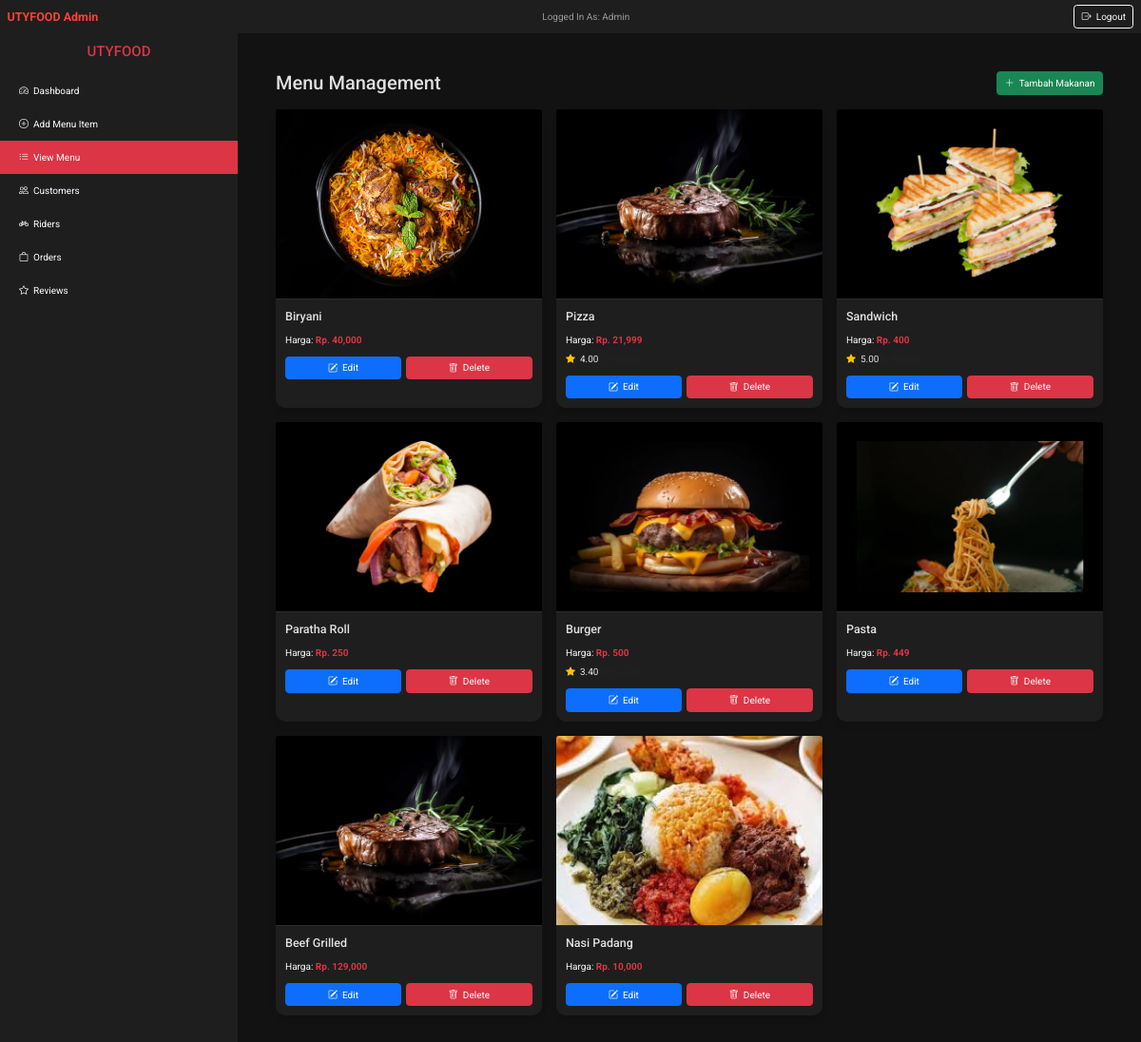
The page /admin/home (signed in) on the database its author committed.
### tables this page shows
CREATE TABLE Food
    (
        food_no          INTEGER PRIMARY KEY AUTOINCREMENT ,
        food_image       VARCHAR(300) ,
        food_price       int,
        food_title       VARCHAR (100) ,
        food_description VARCHAR (500) ,
        admin_id         int NOT NULL,
        FOREIGN KEY (ADMIN_ID) REFERENCES ADMIN(ADMIN_ID)
    );

### app.py (the view)
@app.route('/admin/home')
def admin():
    if "email" and "password" in session:
        foods = db.returnFoods()
        foodnosAndRates = db.returnAllReviewsRatesAndFoodnos()
        return render_template('admin.html', foods=foods, foodnosAndRates=foodnosAndRates)
    return redirect(url_for('adminLogin'))

### database.py (called while the page is built)
    def returnFoods(self):
        query = "SELECT * FROM Food"
        self.cur.execute(query)
        return self.cur.fetchall()

    def returnAllReviewsRatesAndFoodnos(self):
        query = """
        SELECT o.food_no, AVG(r.review_rate) as rate, COUNT(r.review_id) as count
        FROM Reviews r
        JOIN Ordered o ON r.Order_ID = o.Order_Id
        GROUP BY o.food_no
        """
        self.cur.execute(query)
        return self.cur.fetchall()

### templates/admin.html (shortened to what this page needs)
{% extends 'adminBase.html' %}
{% block body %}
<div class="content">
    <div class="d-flex justify-content-between align-items-center mb-4">
        <h2 class="mb-0">Menu Management</h2>
        <div class="d-flex gap-3">
            <a href="{{ url_for('addFood') }}" class="btn btn-success">
                <i class="bi bi-plus-lg me-2"></i>Tambah Makanan
            </a>
        </div>
    </div>
    <div class="row row-cols-1 row-cols-md-2 row-cols-lg-3 g-4">
        {% for i in range(foods|length) %}
        <div class="col">
            <div class="card h-100">
                <img src="/static/images/{{ foods[i][1] }}" class="card-img-top" alt="{{ foods[i][3] }}"
                     style="height: 200px; object-fit: cover;">
                <div class="card-body">
                    <h5 class="card-title mb-3">{{ foods[i][3] }}</h5>
                    <div class="mb-3">
                        <p class="mb-2">
                            <span class="text-light">Harga:</span>
                            <span class="text-danger fw-bold">Rp. {{ "{:,.0f}".format(foods[i][2]) }}</span>
                        </p>
                        {% for j in range(foodnosAndRates|length) %}
                        {% if foods[i][0] == foodnosAndRates[j][0] %}
                        <div class="d-flex align-items-center">
                            <div class="text-warning me-2">
                                <i class="bi bi-star-fill"></i>
                            </div>
                            <span>
                                {{ "%.2f"|format(foodnosAndRates[j][1]) }}
                                <small class="text-muted">({{ foodnosAndRates[j][2] }} reviews)</small>
                            </span>
                        </div>
                        {% endif %}
                        {% endfor %}
                    </div>
                    <div class="d-flex gap-2">
                        <button class="btn btn-primary flex-grow-1" data-bs-toggle="modal" data-bs-target="#editFoodModal{{ foods[i][0] }}">
                            <i class="bi bi-pencil-square me-2"></i>Edit
                        </button>
                        <button class="btn btn-danger flex-grow-1" data-bs-toggle="modal" data-bs-target="#deleteFoodModal{{ foods[i][0] }}">
                            <i class="bi bi-trash me-2"></i>Delete
                        </button>
                    </div>
                </div>
            </div>
        </div>
        {% endfor %}
    </div>
</div>
{% endblock body %}

### static/css/style.css (style rules this page uses)
:root { --main-color: #f12424; --black: #13131a; --bg: #010103; --border: .1rem solid rgba(255, 255, 255, .3); --primary-color: #ff4136; --secondary-color: #ffdc00; --bg-dark: #121212; --bg-darker: #1e1e1e; --text-light: #e0e0e0; }
* { margin: 0; padding: 0; font-family: 'Roboto', sans-serif; outline: none; border: none; box-sizing: border-box; text-decoration: none; text-transform: capitalize; transition: .2s linear; }
body { background: var(--bg) }
html { font-size: 62.5%; overflow-x: hidden; scroll-padding-top: 9rem; scroll-behavior: smooth; }
.card { background-color: var(--bg-darker); transition: transform 0.3s ease; box-shadow: 2px 2px 20px black; }

### templates/adminBase.html (style rules this page uses)
:root { --bs-body-bg: #121212; --bs-body-color: #e0e0e0; --bs-primary: #dc3545; --bs-primary-rgb: 220, 53, 69; }
body { display: flex; min-height: 100vh; flex-direction: column; background-color: var(--bs-body-bg); color: var(--bs-body-color); }
.content { flex: 1; padding: 20px; overflow: auto; }
.card { background-color: #1e1e1e; border: none; border-radius: 10px; box-shadow: 0 4px 6px rgba(0, 0, 0, 0.1); transition: all 0.3s; }

### templates/admin.html (style rules this page uses)
.card-img-top { border-bottom: 1px solid #2d2d2d; }

### rows shown on the page
Food: food_image (picture), food_title "Biryani", food_price "40,000"
Food: food_image (picture), food_title "Pizza", food_price "21,999"
Food: food_image (picture), food_title "Sandwich", food_price "400"
Food: food_image (picture), food_title "Paratha Roll", food_price "250"
Food: food_image+food_title (picture), food_title "Burger", food_price "500"
Food: food_image (picture), food_title "Pasta", food_price "449"
Food: food_image (picture), food_title "Beef Grilled", food_price "129,000"
Food: food_image (picture), food_title "Nasi Padang", food_price "10,000"

### other values the page prints
{{ "%.2f"|format(foodnosAndRates[j][1]) }} "4.00" "5.00" "3.40"
